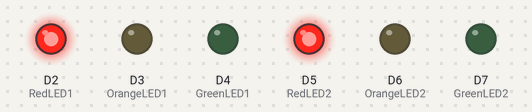
Simulated run of this program. Board: Arduino MKR. Shown: output pins drawn as LEDs (lit = HIGH).

Above: at 0.1 s.
At 4.1 s:
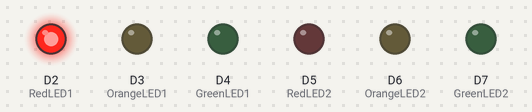
At 7.1 s:
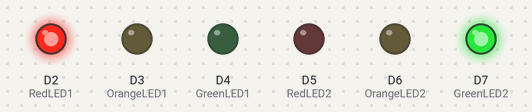
At 20.1 s:
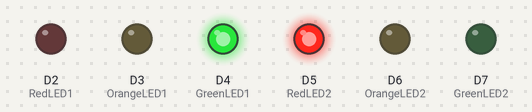
At 23.1 s:
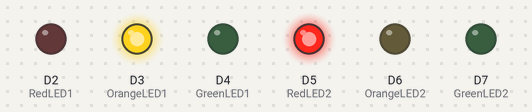
At 36.1 s:
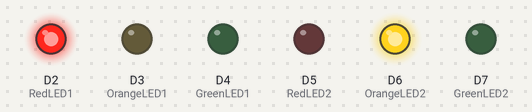
Timing chart, 0 to 40.0 s (numbered marks = the images above):
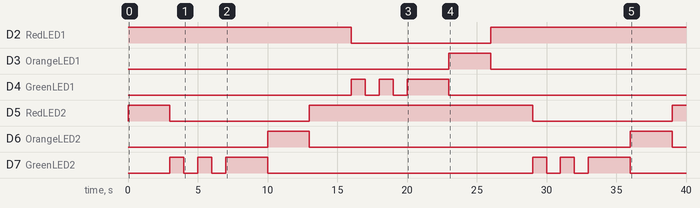

Measured:
- by itself, D2 (RedLED1): LOW → HIGH at 0.00 s, → LOW 16.0 s later, → HIGH 10.0 s later
- by itself, D3 (OrangeLED1): LOW → HIGH at 23.0 s, → LOW 3.0 s later
- by itself, D4 (GreenLED1): goes HIGH 1.0 s, LOW 1.0 s, HIGH 1.0 s, LOW 1.0 s, HIGH 3.0 s, then LOW
- by itself, D5 (RedLED2): goes HIGH 3.0 s, LOW 10.0 s, HIGH 16.0 s, LOW 10.0 s, then HIGH
- by itself, D6 (OrangeLED2): alternates HIGH for 3.0 s and LOW for 23.0 s
- by itself, D7 (GreenLED2): LOW → HIGH at 3.0 s, → LOW 1.0 s later, → HIGH 1.0 s later, → LOW 1.0 s later, … (12 changes in this stretch)

The program:

main.cpp
```cpp
#include <Arduino.h>


const int RedLED1 = 2;
const int OrangeLED1 = 3;
const int GreenLED1 = 4;
const int RedLED2 = 5;
const int OrangeLED2 = 6;
const int GreenLED2 = 7;


void setup()
{


  pinMode(RedLED1, OUTPUT);
  pinMode(OrangeLED1, OUTPUT);
  pinMode( GreenLED1, OUTPUT);
  pinMode( RedLED2 , OUTPUT);
  pinMode( OrangeLED2, OUTPUT);
  pinMode(GreenLED2, OUTPUT);
}

void loop()
{
    digitalWrite(RedLED1, HIGH);
    digitalWrite( OrangeLED1, LOW);
    digitalWrite(GreenLED1, LOW);
    digitalWrite(RedLED2, HIGH);
    digitalWrite( OrangeLED2, LOW);
    digitalWrite(GreenLED2, LOW);
   delay(3000); // Wait for 1000 millisecond(s)

   // feu de priorite
   digitalWrite(RedLED1, HIGH);
    digitalWrite( OrangeLED1, LOW);
    digitalWrite(GreenLED1, LOW);
    digitalWrite(RedLED2, LOW);
    digitalWrite( OrangeLED2, LOW);
    digitalWrite(GreenLED2, HIGH);
    delay(1000);
     digitalWrite(GreenLED2, LOW);
    delay(1000);
    digitalWrite(GreenLED2, HIGH);
    delay(1000);
    digitalWrite(GreenLED2, LOW);
    delay(1000);


   digitalWrite(RedLED1, HIGH);
    digitalWrite( OrangeLED1, LOW);
    digitalWrite(GreenLED1, LOW);
    digitalWrite(RedLED2, LOW);
    digitalWrite( OrangeLED2, LOW);
    digitalWrite(GreenLED2, HIGH);
   delay(3000); // Wait for 1000 millisecond(s)

   digitalWrite(RedLED1, HIGH);
    digitalWrite( OrangeLED1, LOW);
    digitalWrite(GreenLED1, LOW);
    digitalWrite(RedLED2, LOW);
    digitalWrite( OrangeLED2, HIGH);
    digitalWrite(GreenLED2, LOW);
  delay(3000); // Wait for 1000 millisecond(s)

  digitalWrite(RedLED1, HIGH);
    digitalWrite( OrangeLED1, LOW);
    digitalWrite(GreenLED1, LOW);
    digitalWrite(RedLED2,HIGH);
    digitalWrite( OrangeLED2, LOW);
    digitalWrite(GreenLED2, LOW);
  delay(3000); // Wait for 1000 millisecond(s)

  // feu de priorite
   digitalWrite(RedLED2, HIGH);
    digitalWrite( OrangeLED1, LOW);
    digitalWrite(GreenLED2, LOW);
    digitalWrite(RedLED1, LOW);
    digitalWrite( OrangeLED2, LOW);
    digitalWrite(GreenLED1, HIGH);
    delay(1000);
     digitalWrite(GreenLED1, LOW);
    delay(1000);
    digitalWrite(GreenLED1, HIGH);
    delay(1000);
    digitalWrite(GreenLED1, LOW);
    delay(1000);


  digitalWrite(RedLED1, LOW);
    digitalWrite( OrangeLED1, LOW);
    digitalWrite(GreenLED1, HIGH);
    digitalWrite(RedLED2,HIGH);
    digitalWrite( OrangeLED2, LOW);
    digitalWrite(GreenLED2, LOW);
  delay(3000); // Wait for 1000 millisecond(s)

    digitalWrite(RedLED1, LOW);
    digitalWrite( OrangeLED1,HIGH);
    digitalWrite(GreenLED1, LOW);
    digitalWrite(RedLED2,HIGH);
    digitalWrite( OrangeLED2, LOW);
    digitalWrite(GreenLED2, LOW);
  delay(3000); // Wait for 1000 millisecond(s)


}
```
